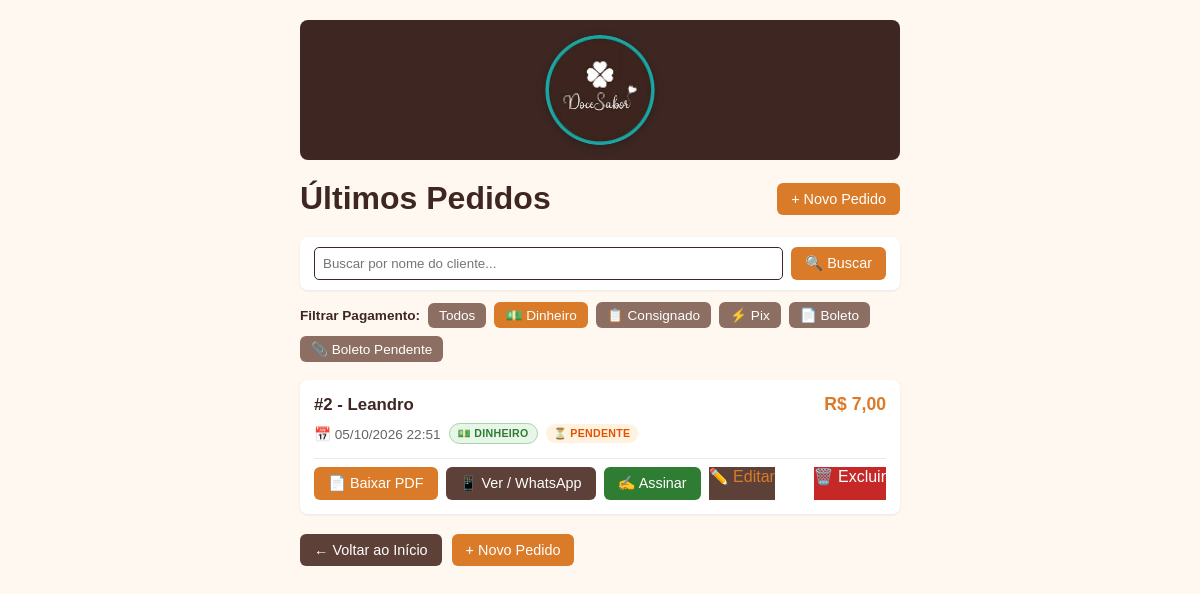
/ultimos-pedidos/?busca=&pagamento=DINHEIRO, run on the app's committed database.
### pedidos/models.py (models this page shows, shortened)
class Pedido(models.Model):
    client = models.ForeignKey(Cliente, on_delete=models.CASCADE)
    forma_pagamento = models.CharField(max_length=20, choices=FORMAS_PAGAMENTO, default='DINHEIRO')
    boleto = models.BooleanField(default=False)
    boleto_arquivo = models.FileField(upload_to='boletos/', blank=True, null=True)
    assinatura = models.TextField(blank=True, null=True)
    data_criacao = models.DateTimeField(default=timezone.now)
    @property
    def total(self):
        return sum(item.produto.price * item.quantity for item in self.itempedido_set.all())
    @property
    def esta_assinado(self):
        return bool(self.assinatura)

class Cliente(models.Model):
    name = models.CharField(max_length=50)

class ItemPedido(models.Model):
    pedido = models.ForeignKey(Pedido, on_delete=models.CASCADE)
    produto = models.ForeignKey(Produto, on_delete=models.CASCADE)
    quantity = models.IntegerField()

class Produto(models.Model):
    name = models.CharField(max_length=100)
    price = models.FloatField()

### pedidos/views.py (the view)
# urls.py: path('ultimos-pedidos/', views.ultimos_pedidos, name='ultimos_pedidos'),
def ultimos_pedidos(request):
    busca = request.GET.get('busca', '').strip()
    pagamento = request.GET.get('pagamento', 'TODOS').upper()
    pedidos = Pedido.objects.select_related('client').prefetch_related('itempedido_set__produto').order_by('-data_criacao', '-id')
    if busca:
        pedidos = pedidos.filter(client__name__icontains=busca)
    if pagamento in ['DINHEIRO', 'CONSIGNADO', 'PIX', 'BOLETO']:
        pedidos = pedidos.filter(forma_pagamento=pagamento)
    elif pagamento == 'BOLETO_PENDENTE':
        pedidos = pedidos.filter(forma_pagamento='BOLETO').filter(Q(boleto_arquivo__isnull=True) | Q(boleto_arquivo=''))
    elif pagamento == 'BOLETO_ANEXADO':
        pedidos = pedidos.filter(forma_pagamento='BOLETO').exclude(Q(boleto_arquivo__isnull=True) | Q(boleto_arquivo=''))
    paginator = Paginator(pedidos, 10)
    page_number = request.GET.get('page', 1)
    pedidos_page = paginator.get_page(page_number)
    return render(request, 'pedidos/ultimos_pedidos.html', {
        'pedidos': pedidos_page,
        'busca': busca,
        'pagamento': pagamento,
    })

### pedidos/templates/pedidos/ultimos_pedidos.html (shortened to what this page needs)
{% extends 'pedidos/base.html' %}
{% block content %}
<div style="display: flex; justify-content: space-between; align-items: center; margin-bottom: 20px;">
    <h1 style="margin: 0;">Últimos Pedidos</h1>
    <a href="{% url 'criar_pedido' %}" class="btn">+ Novo Pedido</a>
</div>
<form method="GET" action="{% url 'ultimos_pedidos' %}" style="margin-bottom: 12px; padding: 10px 14px; display: flex; gap: 8px; align-items: center;">
    <input type="text" name="busca" value="{{ busca }}" placeholder="Buscar por nome do cliente..." style="flex: 1; margin-bottom: 0;">
    <button type="submit" style="white-space: nowrap;">🔍 Buscar</button>
</form>
<div style="display: flex; flex-wrap: wrap; gap: 8px; margin-bottom: 18px; align-items: center;">
    <span style="font-weight: bold; font-size: 0.85em; color: var(--marrom-cafe);">Filtrar Pagamento:</span>
    <a href="?busca={{ busca }}&pagamento=TODOS" class="btn" style="padding: 5px 11px; font-size: 0.85em; {% if pagamento == 'TODOS' or not pagamento %}background-color: var(--laranja);{% else %}background-color: #8D6E63;{% endif %}">Todos</a>
    <a href="?busca={{ busca }}&pagamento=DINHEIRO" class="btn" style="padding: 5px 11px; font-size: 0.85em; {% if pagamento == 'DINHEIRO' %}background-color: var(--laranja);{% else %}background-color: #8D6E63;{% endif %}">💵 Dinheiro</a>
    <a href="?busca={{ busca }}&pagamento=CONSIGNADO" class="btn" style="padding: 5px 11px; font-size: 0.85em; {% if pagamento == 'CONSIGNADO' %}background-color: var(--laranja);{% else %}background-color: #8D6E63;{% endif %}">📋 Consignado</a>
    <a href="?busca={{ busca }}&pagamento=PIX" class="btn" style="padding: 5px 11px; font-size: 0.85em; {% if pagamento == 'PIX' %}background-color: var(--laranja);{% else %}background-color: #8D6E63;{% endif %}">⚡ Pix</a>
    <a href="?busca={{ busca }}&pagamento=BOLETO" class="btn" style="padding: 5px 11px; font-size: 0.85em; {% if pagamento == 'BOLETO' %}background-color: var(--laranja);{% else %}background-color: #8D6E63;{% endif %}">📄 Boleto</a>
    <a href="?busca={{ busca }}&pagamento=BOLETO_PENDENTE" class="btn" style="padding: 5px 11px; font-size: 0.85em; {% if pagamento == 'BOLETO_PENDENTE' %}background-color: #E65100; font-weight: bold;{% else %}background-color: #8D6E63;{% endif %}" title="Boletos que ainda faltam ser anexados">📎 Boleto Pendente</a>
</div>
<ul>
{% for pedido in pedidos %}
    <li class="pedido-card">
        <div class="pedido-top">
            <span class="pedido-cliente">#{{ pedido.id }} - {{ pedido.client.name }}</span>
            <span class="pedido-total">R$ {{ pedido.total|floatformat:2 }}</span>
        </div>
        <div class="pedido-meta">
            <span>📅 {{ pedido.data_criacao|date:"d/m/Y H:i" }}</span>
            {% if pedido.forma_pagamento == 'DINHEIRO' %}
                <span class="badge" style="background-color: #E8F5E9; color: #2E7D32; border: 1px solid #A5D6A7;">💵 Dinheiro</span>
            {% elif pedido.forma_pagamento == 'CONSIGNADO' %}
                <span class="badge" style="background-color: #EDE7F6; color: #512DA8; border: 1px solid #D1C4E9;">📋 Consignado</span>
            {% elif pedido.forma_pagamento == 'PIX' %}
                <span class="badge" style="background-color: #E0F2F1; color: #00796B; border: 1px solid #80CBC4;">⚡ Pix</span>
            {% else %}
                <span class="badge badge-sem-boleto">Sem boleto</span>
            {% endif %}
            {% if pedido.esta_assinado %}
                <span class="badge badge-assinado">✓ Assinado</span>
            {% else %}
                <span class="badge badge-pendente">⏳ Pendente</span>
            {% endif %}
        </div>
        <div class="pedido-acoes">
            <a href="{% url 'gerar_pdf' pedido.id %}" target="_blank" class="btn">📄 Baixar PDF</a>
            <a href="{% url 'pedido_pronto' pedido.id %}" class="btn btn-secondary">📱 Ver / WhatsApp</a>
            {% if not pedido.esta_assinado %}
                <a href="{% url 'assinar_pedido' pedido.id %}" class="btn btn-success">✍️ Assinar</a>
            {% endif %}
            <a href="{% url 'editar_pedido' pedido.id %}" class="btn-secondary" title="Alterar itens, data ou pagamento">✏️ Editar</a>
            <a href="{% url 'excluir_pedido' pedido.id %}" onclick="return confirm('Deseja realmente excluir o Pedido #{{ pedido.id }} de {{ pedido.client.name }}?');" class="btn-danger" style="margin-left: auto;" title="Excluir pedido">🗑️ Excluir</a>
        </div>
    </li>
{% empty %}
    {% if busca or pagamento != 'todos' %}
        <li style="justify-content: center; color: #888; padding: 20px;">Nenhum pedido encontrado com os filtros selecionados.</li>
    {% else %}
        <li style="justify-content: center; color: #888; padding: 20px;">Nenhum pedido cadastrado ainda.</li>
    {% endif %}
{% endfor %}
</ul>
<div style="margin-top: 20px; display: flex; gap: 10px;">
    <a href="{% url 'home' %}" class="btn btn-secondary">← Voltar ao Início</a>
    <a href="{% url 'criar_pedido' %}" class="btn">+ Novo Pedido</a>
</div>
{% endblock %}

### pedidos/templates/pedidos/base.html (style rules this page uses)
:root { --marrom-cafe: #3E2723; --creme: #FFF8F0; --laranja: #D97B29; }
body { background-color: var(--creme); font-family: Arial, sans-serif; max-width: 600px; margin: 0 auto; padding: 20px; }
h1 { color: var(--marrom-cafe); }
button, .btn, a.btn { background-color: var(--laranja); color: white; border: none; padding: 8px 14px; border-radius: 6px; cursor: pointer; text-decoration: none; display: inline-flex; align-items: center; gap: 6px; font-size: 0.9em; font-weight: 500; transition: background-color 0.2s, transform 0.1s; }
.btn-secondary, a.btn-secondary { background-color: #5D4037; }
.btn-success, a.btn-success { background-color: #2E7D32; }
.btn-danger, a.btn-danger { background-color: #C62828; color: white; }
a { color: var(--laranja); text-decoration: none; }
input, select { padding: 8px; border: 1px solid var(--marrom-cafe); border-radius: 5px; margin-bottom: 10px; }
ul { padding: 0; margin: 0 0 20px 0; }
li { list-style: none; background-color: white; padding: 12px 15px; margin-bottom: 8px; border-radius: 8px; box-shadow: 0 1px 3px rgba(0,0,0,0.08); display: flex; justify-content: space-between; align-items: center; }
form { background-color: white; padding: 15px; border-radius: 8px; box-shadow: 0 1px 3px rgba(0,0,0,0.08); margin-bottom: 20px; display: flex; flex-wrap: wrap; gap: 10px; align-items: center; }
.badge { display: inline-block; padding: 3px 8px; font-size: 0.78em; font-weight: 600; border-radius: 12px; text-transform: uppercase; letter-spacing: 0.3px; }
.badge-pendente { background-color: #FFF3E0; color: #E65100; }
.pedido-card { display: flex; flex-direction: column; gap: 8px; align-items: stretch; padding: 14px; margin-bottom: 12px; }
.pedido-top { display: flex; justify-content: space-between; align-items: center; }
.pedido-cliente { font-size: 1.05em; font-weight: bold; color: var(--marrom-cafe); }
.pedido-total { font-size: 1.1em; font-weight: bold; color: var(--laranja); }
.pedido-meta { display: flex; flex-wrap: wrap; align-items: center; gap: 8px; font-size: 0.85em; color: #666; }
.pedido-acoes { display: flex; flex-wrap: wrap; gap: 8px; margin-top: 6px; padding-top: 8px; border-top: 1px solid #f0e8e0; }

### data on the page
Pedido: id "2", client.name "Leandro", total "7,00", data_criacao "05/10/2026 22:51", forma_pagamento "💵 DINHEIRO", shows "⏳ PENDENTE", shows "✍️ Assinar"
